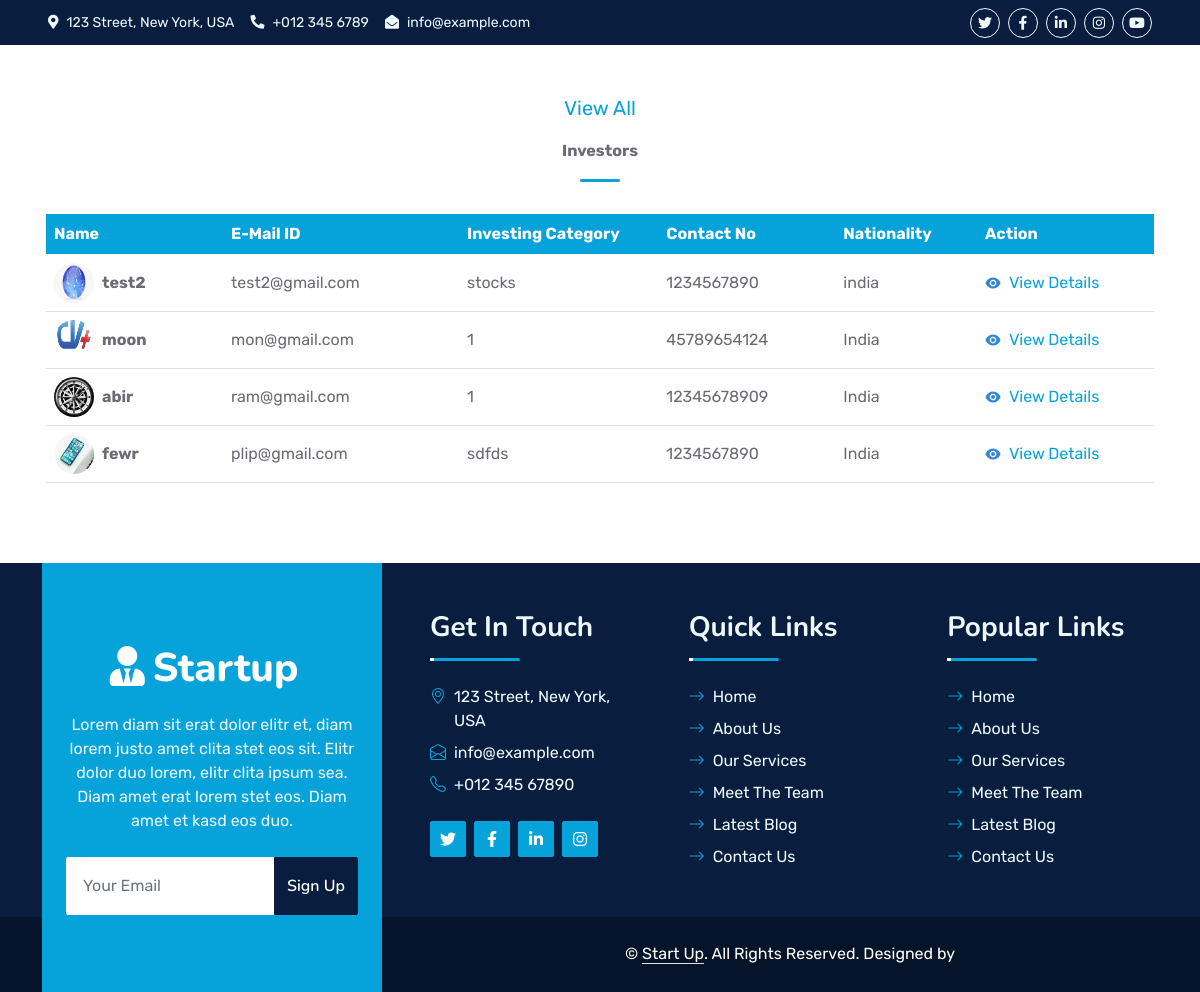
/Phpfiles/Investor_view_all.php (signed in), run on the app's committed database.
### tables this page shows
CREATE TABLE `inventor_register` (
  `id` int(11) NOT NULL,
  `Name` varchar(100) DEFAULT NULL,
  `Investing_category` varchar(100) DEFAULT NULL,
  `Contactnumber` varchar(100) DEFAULT NULL,
  `Occupation` varchar(100) DEFAULT NULL,
  `Organization` varchar(100) DEFAULT NULL,
  `Description` text DEFAULT NULL,
  `Nationality` varchar(100) DEFAULT NULL,
  `Address` varchar(255) DEFAULT NULL,
  `Profile` varchar(200) DEFAULT NULL,
  `Upload_Document` varchar(200) DEFAULT NULL
);

### Phpfiles/Investor_view_all.php (the view, shortened to what this page needs)
<?php include("Investors_nav.php")?>
<div class="container text-center col-12 col-md-3 mt-5">
    <div class="row">
        <div class="col">
            <p class="fs-5 fw-semibold text-primary">View All</p>
        </div>
    </div>
    <div class="row">
        <div class="col">
            <p class="fw-bolder">Investors</p>
        </div>
    </div>
    <div class="row">
        <div class="col d-flex justify-content-center">
            <div class="progress" role="progressbar" aria-valuenow="25" aria-valuemin="0" aria-valuemax="100"
                style="width: 40px; height: 3px;">
                <div class="progress-bar" style="width: 100%"></div>
            </div>
        </div>
    </div>
</div>
<div class="container mt-3 p-3 cont">
    <div class="table-responsive">
        <?php
        include("connection.php");
        $sql = "SELECT rg.Id, rg.Profile, rg.Name, rg.Investing_category, lg.Email, rg.Contactnumber, rg.Nationality
        FROM inventor_register rg
        INNER JOIN login lg ON rg.id = lg.RegId where lg.Usertype='INVENTOR'ORDER BY rg.Id DESC LIMIT 5";
        $result = $conn->query($sql);
        if ($result->num_rows > 0) {
            ?>
            <table class="table align-middle">
                <thead class="bg-primary text-white">
                    <tr>
                        <th style="min-width: 150px;">Name</th>
                        <th style="min-width: 200px;">E-Mail ID</th>
                        <th style="min-width: 150px;">Investing Category</th>
                        <th style="min-width: 150px;">Contact No</th>
                        <th style="min-width: 120px;">Nationality</th>
                        <th style="min-width: 150px;">Action</th>
                    </tr>
                </thead>
                <tbody>
                    <?php
                    while ($row = $result->fetch_assoc()) {
                        ?>
                        <tr>
                            <th>
                                <div class="d-flex align-items-center flex-wrap">
                                    <img src="../upload/<?php echo $row['Profile']; ?>" alt="Profile"
                                        class="img-fluid rounded-circle" style="height: 40px; width: 40px;">
                                    <span class="ms-2 text-truncate" style="max-width: 100px;">
                                        <?php
                                        $first = isset($row['Name']) ? $row['Name'] : '';
                                        echo $first
                                            ?>
                                    </span>
                                </div>
                            </th>
                            <td class="text-break"><?php echo $row['Email']; ?></td>
                            <td><?php echo $row['Investing_category']; ?></td>
                            <td><?php echo $row['Contactnumber']; ?></td>
                            <td><?php echo $row['Nationality']; ?></td>
                            <td>
                                <div class="d-flex align-items-center">
                                    <a href="Investor_view_detail_pages.php?id=<?php echo $row['Id']; ?>"
                                        class="d-flex align-items-center text-decoration-none">
                                        <img src="../assets/carbon_view-filled.png" alt="View Icon" class="img-fluid"
                                            style="height: 16px;">
                                        <span class="ms-2">View Details</span>
                                    </a>
                                </div>
                            </td>
                        </tr>
                        <?php $i++;
                    } ?>
                </tbody>
            </table>
            <?php
        } else {
            echo "<h4>No events found</h4>";
        }
        ?>
    </div>
</div>
<?php include("Footer.php")?>

### css/style.css (style rules this page uses)
:root { --primary: #06A3DA; --secondary: #34AD54; --light: #EEF9FF; --dark: #091E3E; }

### data on the page
inventor_register: Profile (picture), Name "test2", login.Email "test2@gmail.com", Investing_category "stocks", Contactnumber "1234567890", Nationality "india"
inventor_register: Profile (picture), Name "moon", login.Email "mon@gmail.com", Investing_category "1", Contactnumber "45789654124", Nationality "India"
inventor_register: Profile (picture), Name "abir", login.Email "ram@gmail.com", Investing_category "1", Contactnumber "12345678909", Nationality "India"
inventor_register: Profile (picture), Name "fewr", login.Email "plip@gmail.com", Investing_category "sdfds", Contactnumber "1234567890", Nationality "India"
